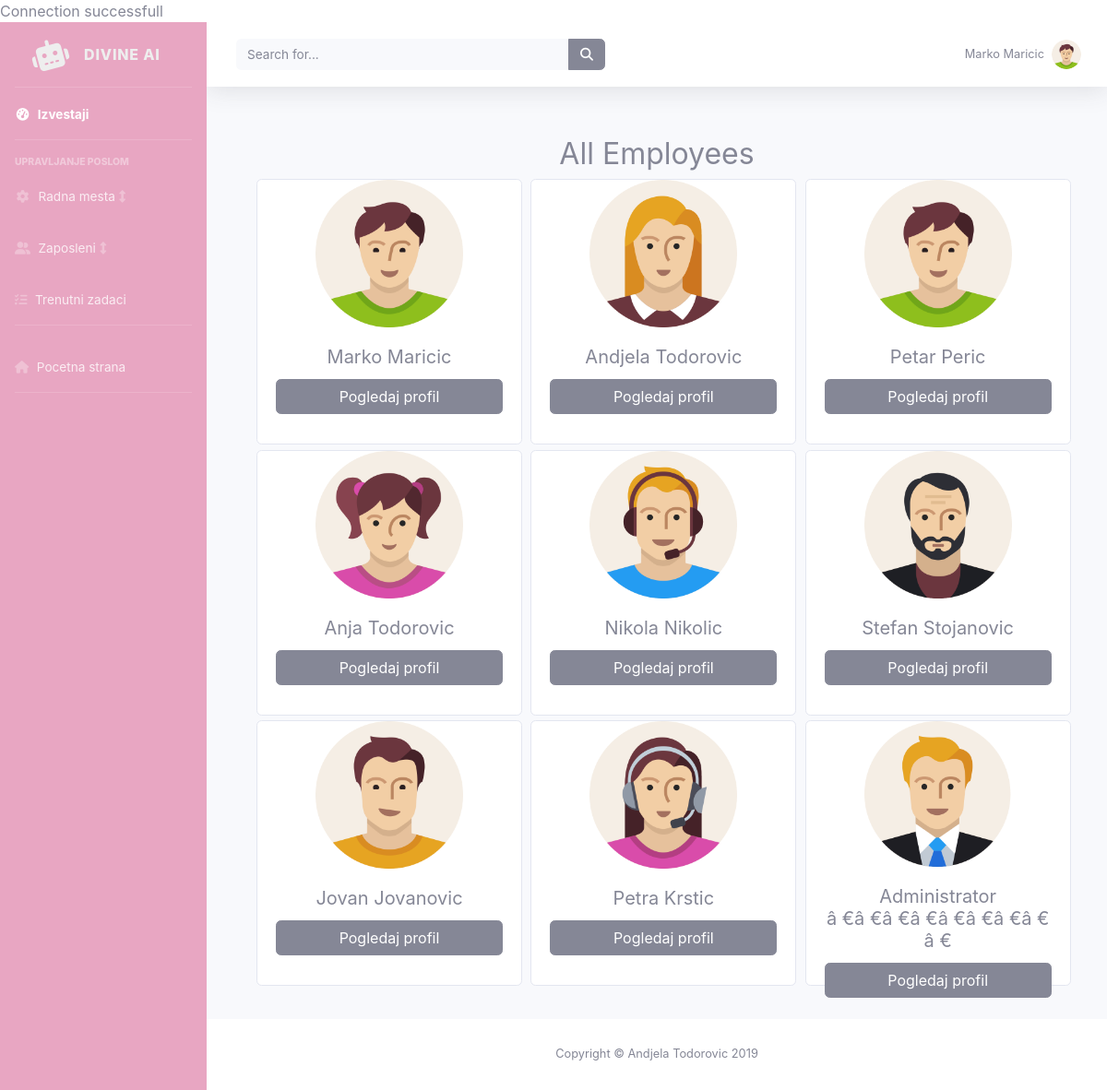
/GUI/admin/allprofiles.php (signed in), run on the app's committed database.
### tables this page shows
CREATE TABLE `radnik` (
  `id_radnik` int(11) NOT NULL,
  `ime` varchar(20) NOT NULL,
  `prezime` varchar(45) NOT NULL,
  `email` varchar(45) NOT NULL,
  `lozinka` varchar(45) NOT NULL,
  `datum_rodjenja` date NOT NULL,
  `datum_zaposlenja` date NOT NULL,
  `telefon` int(11) NOT NULL,
  `slika` varchar(120) DEFAULT NULL,
  `plata` int(7) NOT NULL,
  `id_rola` int(11) NOT NULL,
  `radno_mesto` int(11) NOT NULL,
  `id_plata` int(11) NOT NULL,
  `poslednja_plata` date NOT NULL,
  `sledeca_plata` date NOT NULL
);

### BL/Profile.php (called while the page is built, shortened)
<?php
class Profile
{
	private $conn;
	private $table = "radnik";
	public $id_radnik;
	public function __construct($db)
	{
		$this->conn = $db;
	}
	public function readProfile()
	{
		$query = "SELECT r.ime,r.prezime,r.telefon,r.email,r.lozinka,r.datum_rodjenja,r.datum_zaposlenja,r.slika,r.plata,r.poslednja_plata,r.sledeca_plata,r.id_plata,
		m.naziv,p.status
		FROM ((" . $this->table . " r LEFT JOIN radno_mesto m ON r.radno_mesto = m.id_radno_mesto)
		LEFT JOIN plata_status p ON r.id_plata = p.id_plata)
		WHERE r.id_radnik = ?
		LIMIT 0,1";
		$stmt = $this->conn->prepare($query);
		$stmt->bindParam(1, $this->id_radnik);
		$stmt->execute();
		$row = $stmt->fetch(PDO::FETCH_ASSOC);
		$this->ime = $row['ime'];
		$this->prezime = $row['prezime'];
		$this->slika = $row['slika'];
	}
	public function readAllProfiles()
	{
		$query = "SELECT ime,prezime,id_radnik,slika,id_plata FROM " . $this->table;
		$stmt = $this->conn->prepare($query);
		$stmt->execute();
		return $stmt;
	}
}

### GUI/admin/allprofiles.php (the view, shortened to what this page needs)
<?php
include_once '../../DAL/Database.php';
include_once '../../BL/Profile.php';
$database = new Database();
$db = $database->getConnection();
$profile = new Profile($db);
$profile->id_radnik = $_SESSION['user'];
$profile->readProfile();
if (isset($_POST['search'])) {
  $keywords = $_POST['search'];
  $stmt = $profile->searchProfile($keywords);
  $num = $stmt->rowCount();
  if ($num === 0) {
$stmt = $profile->readAllProfiles();
  }
}
else {
$stmt = $profile->readAllProfiles();
}
?>
<!DOCTYPE html>
<html lang="en">
<head>
    <link rel="stylesheet" href="https://stackpath.bootstrapcdn.com/bootstrap/4.3.1/css/bootstrap.min.css">
    <link rel="stylesheet" href="../css/dash-bs.css">
    <link rel="stylesheet" href="../css/admin.css">
    <link rel="stylesheet" href="../css/color.css">
</head>
<body id="page-top">
  <div id="wrapper">
   <?php include_once '../../INCLUDES/sidebar.php'; ?>
    <div id="content-wrapper" class="d-flex flex-column">
      <div id="content">
        <nav class="navbar navbar-expand navbar-light bg-white topbar mb-4 static-top shadow">
          <form method="post" class="d-none d-sm-inline-block form-inline mr-auto ml-md-3 my-2 my-md-0 mw-100 navbar-search">
            <div class="input-group">
              <input type="text" name="search" class="form-control bg-light border-0 small" placeholder="Search for..." aria-label="Search" aria-describedby="basic-addon2">
              <div class="input-group-append">
                <button class="btn btn-secondary" type="button">
                  <i class="fas fa-search fa-sm"></i>
                </button>
              </div>
            </div>
          </form>
          <ul class="navbar-nav ml-auto">
            <li class="nav-item dropdown no-arrow">
              <a class="nav-link dropdown-toggle" href="#" id="userDropdown" role="button" data-toggle="dropdown" aria-haspopup="true" aria-expanded="false">
                <span class="mr-2 d-none d-lg-inline text-gray-600 small"><?php echo
                $profile->ime . " " . $profile->prezime; ?></span>
                <img class="img-profile rounded-circle" src="<?php echo $profile->slika ?>">
              </a>
            </li>
          </ul>
        </nav>
        <div class="container-fluid">
          <div class="all-workers">
            <h2>All Employees</h2>
            <div class="list">
              <div class="row">
              <?php
      while ($row = $stmt->fetch(PDO::FETCH_ASSOC)) {
     ?>
                <div class="col-lg-4">
<div class="card mx-auto" style="width: 18rem; height: 18rem;">
<img src="<?php echo $row['slika']  ?>" class="card-img mx-auto d-block" style="width: 10rem; height:10rem; mx-auto;" alt="...">
  <div class="card-body">
    <h5 class="card-title"><?php echo $row['ime'] . ' ' . $row['prezime'] ?></h5>
    <a href="../user/profile.php?id_radnik=<?php echo $row['id_radnik']; ?>" class="btn btn-secondary cardbtn">Pogledaj profil</a></div>
  </div>
</div>
<?php } ?>
            </div>
          </div>
          </div>
          </div>
      <footer class="sticky-footer bg-white">
        <div class="container my-auto">
          <div class="copyright text-center my-auto">
            <span>Copyright &copy; Andjela Todorovic 2019</span>
          </div>
        </div>
      </footer>
    </div>
  </div>
</body>
</html>

### INCLUDES/sidebar.php (shortened to what this page needs)
    <ul class="navbar-nav darkpink-bg sidebar sidebar-dark accordion" id="accordionSidebar">
      <a class="sidebar-brand d-flex align-items-center justify-content-center" href="dash.php">
        <div class="sidebar-brand-icon rotate-n-15">
          <i class="fas fa-robot tomato-col"></i>
        </div>
        <div class="sidebar-brand-text mx-3 tomato-col">Divine AI</div>
      </a>
      <hr class="sidebar-divider my-0">
      <li class="nav-item active">
        <a class="nav-link" href="dash.php">
          <i class="fas fa-fw fa-tachometer-alt"></i>
          <span>Izvestaji</span></a>
      </li>
      <hr class="sidebar-divider">
      <div class="sidebar-heading">
        UPRAVLJANJE POSLOM
      </div>
      <li class="nav-item">
        <a class="nav-link collapsed" href="#" data-toggle="collapse" data-target="#collapseTwo" aria-expanded="true" aria-controls="collapseTwo">
          <i class="fas fa-fw fa-cog"></i>
          <span>Radna mesta</span>
        <i class="fas fa-arrows-alt-v"></i>
        </a>
      </li>
      <li class="nav-item">
        <a class="nav-link collapsed" href="#" data-toggle="collapse" data-target="#collapseUtilities" aria-expanded="true" aria-controls="collapseUtilities">
          <i class="fas fa-user-friends"></i>
          <span>Zaposleni</span>
          <i class="fas fa-arrows-alt-v"></i>
        </a>
      </li>
    <li class="nav-item"><a href="tasks.php" class="nav-link">
        <i class="fas fa-tasks"></i>
        <span>Trenutni zadaci</span>
        </a></li>
      <hr class="sidebar-divider">
      <li class="nav-item"><a href="../landing/index.html" class="nav-link">
          <i class="fas fa-home"></i>
<span>Pocetna strana</span>
      </a></li>
      <hr class="sidebar-divider">
    </ul>

### GUI/css/admin.css (style rules this page uses)
.all-workers { padding: 30px; }
.all-workers h2 { text-align: center; }
.card-title { text-align: center; }
.cardbtn { width: 100%; }

### GUI/css/color.css (style rules this page uses)
.darkpink-bg { background-color: #e8a6c2 }
.tomato-col { color: #EEE; }

### data on the page
radnik: ime "Marko", prezime "Maricic", slika (picture)
radnik: slika (picture), ime "Andjela", prezime "Todorovic"
radnik: slika (picture), ime "Petar", prezime "Peric"
radnik: slika (picture), ime "Anja", prezime "Todorovic"
radnik: slika (picture), ime "Nikola", prezime "Nikolic"
radnik: slika (picture), ime "Stefan", prezime "Stojanovic"
radnik: slika (picture), ime "Jovan", prezime "Jovanovic"
radnik: slika (picture), ime "Petra", prezime "Krstic"
radnik: slika (picture), ime "Administrator", prezime "â €â €â €â €â €â €â €â €â €"
